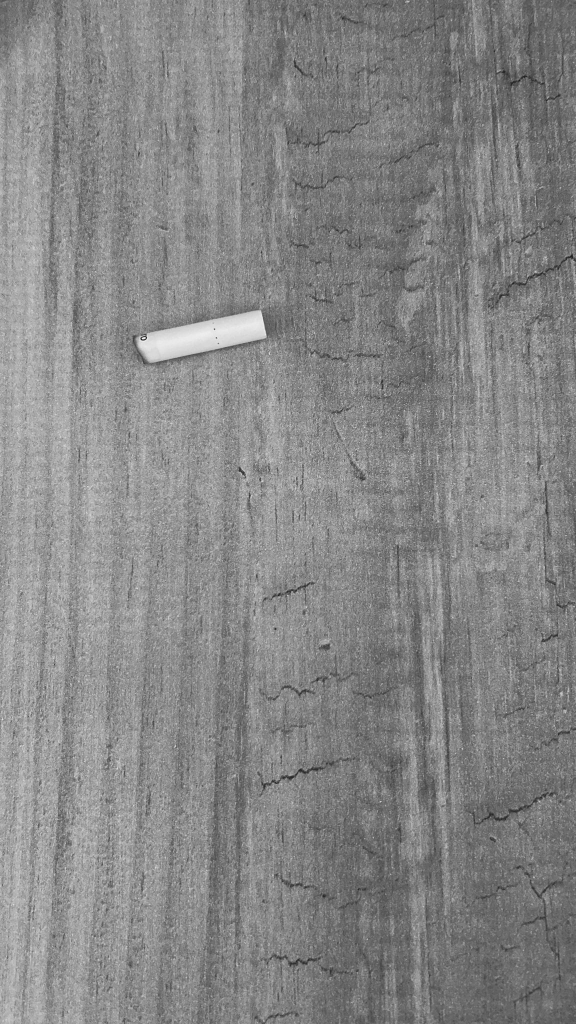
#> input picture photos/img1.pgm, 1152 x 2048 px (shown at 1/2 size)
$ jupyter execute main.ipynb
#> lines starting #> are read from the running program, lines starting #| are printed output that depends on the picture; after the words box and inside, x2 and y2 are one past the last pixel; in counts of white or black regions, pixels touching at a corner belong together
[cell 1]
import cv2
import numpy as np
import matplotlib.pyplot as plt

# Load the image
image = cv2.imread("photos/img1.pgm", 0)
#> image is the input picture: shape (2048, 1152); min 2, max 253, mean 133.7

# Display the original image
plt.imshow(image, cmap="gray")
plt.title("Original Image")
plt.show()

Filtering

Applying a high kernel size Gaussian Blur filter is selected for thresholding the image better by ignoring the edges in the background for the next step.

[cell 2]
# Apply blur to the image
kernelSize = 45
blurKernel = (kernelSize, kernelSize)
sigmaX = 0
blurredImage = cv2.GaussianBlur(image, blurKernel, sigmaX)

# Display the blurred image
plt.imshow(blurredImage, cmap="gray")
plt.title("Blurred Image")
plt.show()

Segmentation

Applying a global threshold to the image will result in detecting the objects.

[cell 3]
# Threshold the image
_, thresholdedImage = cv2.threshold(blurredImage, 175, 255, cv2.THRESH_BINARY)
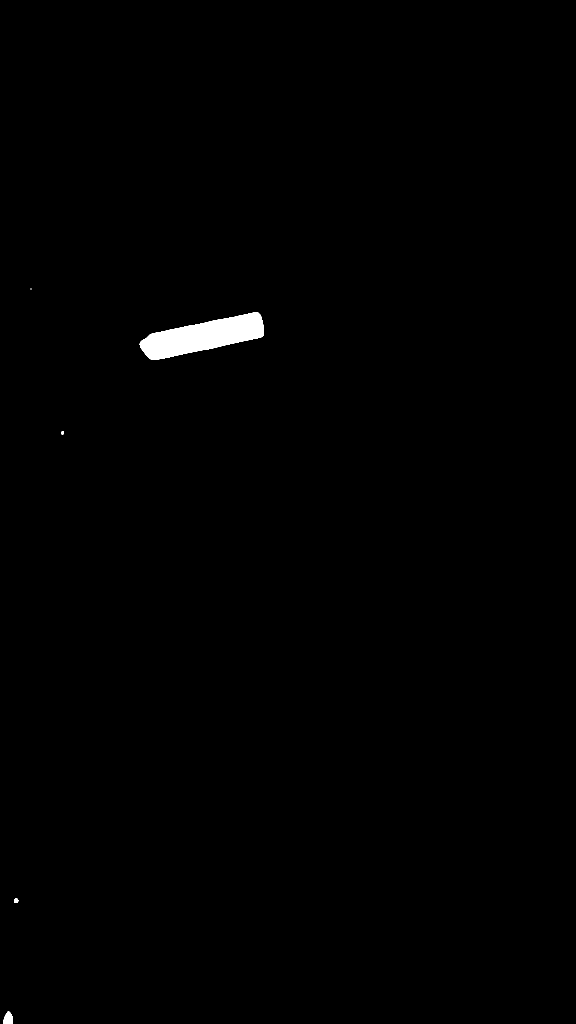
#> thresholdedImage: shape (2048, 1152) (shown at 1/2 size); 0.56% white; 5 white regions (1 under 20 px), largest, box (x1, y1, x2, y2) and area: (279, 625, 528, 720) 12760, (7, 2022, 26, 2048) 372, (28, 1796, 37, 1806) 71, (122, 862, 128, 869) 33

# Display the thresholded image
plt.imshow(thresholdedImage, cmap="gray")
plt.title("Thresholded Image")
plt.show()

Edge Detection

The edges were detected with the Canny Edge Detection Technique.

[cell 4]
# Apply Canny edge detection
edges = cv2.Canny(thresholdedImage, 0, 255)
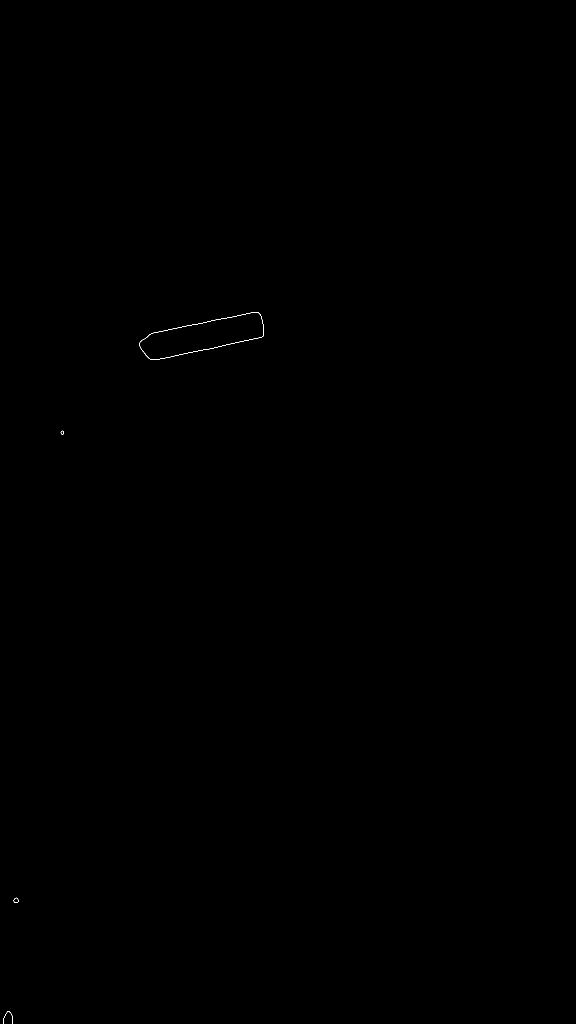
#> edges: shape (2048, 1152) (shown at 1/2 size); 0.03% white in thin lines or dots, all inside (x1, y1, x2, y2) = (6, 624, 528, 2048)

# Display the edges
plt.imshow(edges, cmap="gray")
plt.title("Edges in the Image")
plt.show()

Morphological Operators

A closing morphological operator was applied to the image to avoid having non-continuous edges during the processing. This operator was used to detect the yellow-filter cigarette butts better by closing the gap between the white tobacco paper and the yellow filter parts.

[cell 5]
kernel = np.ones((20, 20), np.uint8)

# Perform closing operation (dilation followed by erosion)
closingMorph = cv2.morphologyEx(edges, cv2.MORPH_CLOSE, kernel)
#> closingMorph: shape (2048, 1152); 0.06% white; 4 white regions, box (x1, y1, x2, y2) and area: (279, 625, 529, 721) 698, (0, 2023, 27, 2048) 503, (28, 1796, 38, 1807) 84, (122, 862, 129, 870) 40

plt.imshow(closingMorph, cmap="gray")
plt.title("Closing Morphological Operator")
plt.show()

Connected Component Analysis

Connected component analysis done by eight connected object. Objects are labeled.

[cell 6]
numLabels, labels, stats, centroids = cv2.connectedComponentsWithStats(
    closingMorph, connectivity=8
)
#> labels: shape (2048, 1152) int32; 5 distinct labels, from 0 to 4
#> numLabels = 5; stats = [[0, 0, 1152, 2048, 2357971], [279, 625, 250, 96, 698], [122, 862, 7, 8, 40], [28, 1796, 10, 11, 84], [0, 2023, 27, 25, 503]]; centroids = [[575.7, 1023.4], [398.1, 673.9], [125.4, 865.9], [32.73, 1801.6], [13.9, 2037.7]]

Feature Extraction

Feature extraction was used by detecting the contours in the image. Then, the contour areas were calculated and thresholded by low and high area values. This is required to detect the area of a standard cigarette butt than the other areas.

[cell 7]
# Create a black canvas to draw contours
contourImage = np.zeros_like(image)

numCigButts = 0

# Iterate through each component (except the background)
for label in range(1, numLabels):
    mask = (labels == label).astype(np.uint8) * 255  # Create a mask for each component
    contours, _ = cv2.findContours(mask, cv2.RETR_EXTERNAL, cv2.CHAIN_APPROX_SIMPLE)

    for contour in contours:
        # Calculate contour area
        area = cv2.contourArea(contour)

        # Set a threshold for the minimum contour area to keep
        minArea = 3000  # You can adjust this threshold as needed
        maxArea = 15000  # You can adjust this threshold as needed

        # Draw rectangles over the detected cigarette butts and place labels
        # Determine the position and size of the rectangles to point at the cigarette butts
        x, y, w, h = cv2.boundingRect(
            contour
        )  # x: axis, y: ordinate, w: width, h: height

        if area > minArea and area < maxArea:
            numCigButts += 1
            cv2.rectangle(image, (x, y), (x + w, y + h), (255, 0, 0), 5)
            rectLabel = f"Cigarette Butt {numCigButts}"
            cv2.putText(
                image, rectLabel, (x, y - 10), cv2.FONT_HERSHEY_SIMPLEX, 1, (0, 255, 0), 3
            )
#> this loop made 4 passes
#> pass 2, `mask = (labels == label).astype(np.uint8) * 255`:
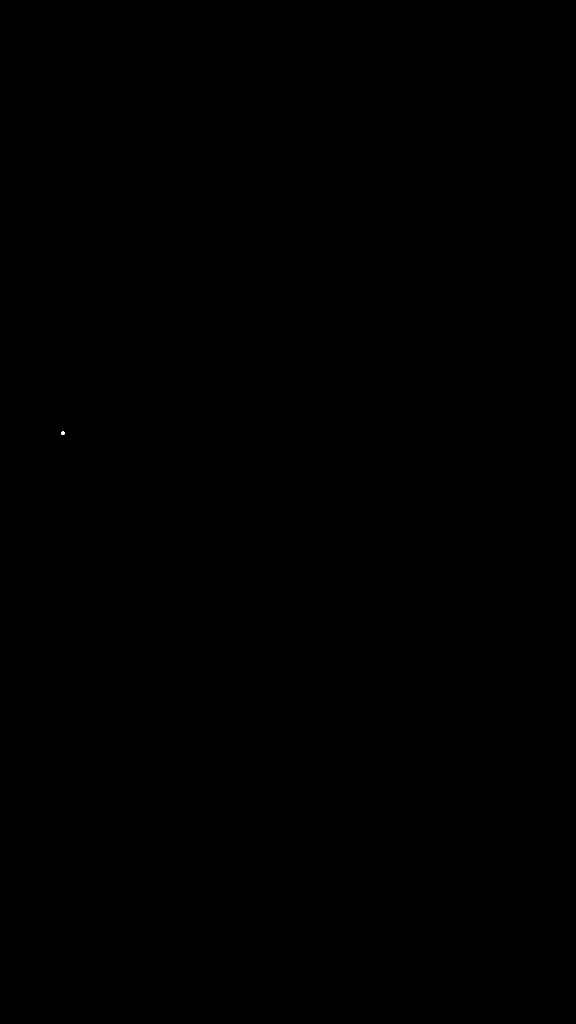
#> mask: shape (2048, 1152) (shown at 1/2 size); 0% white; 1 white region, box (x1, y1, x2, y2) and area: (122, 862, 129, 870) 40
#> after the loop:
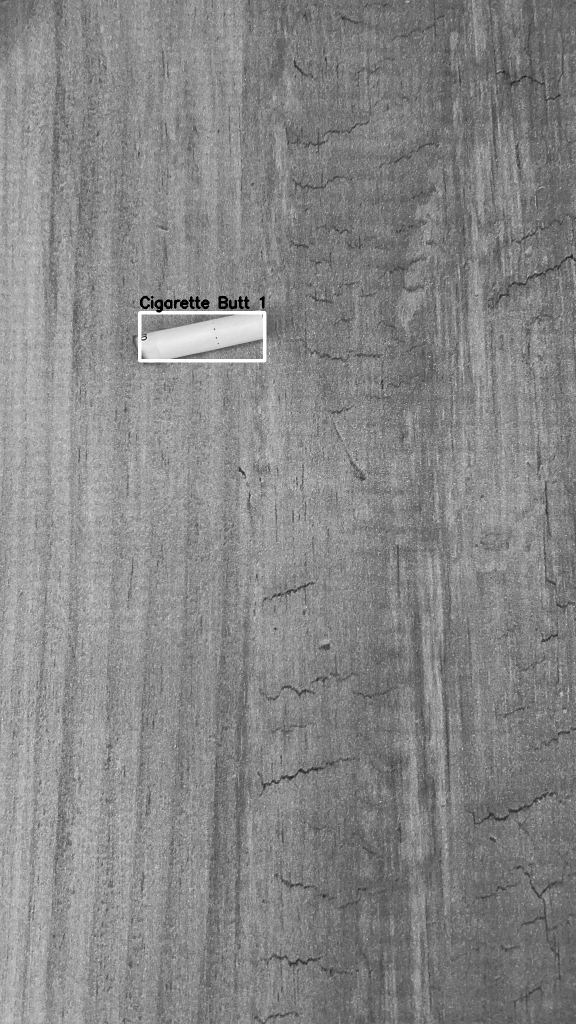
#> image: shape (2048, 1152) (shown at 1/2 size); 0.32% of pixels changed, all inside (x1, y1, x2, y2) = (276, 591, 533, 725)
#> after the loop: mask: shape (2048, 1152); 0.02% white; 1 white region, box (x1, y1, x2, y2) and area: (0, 2023, 27, 2048) 503
#> after the loop, numCigButts = 1

$ run again, with photos/img2.pgm copied over photos/img1.pgm
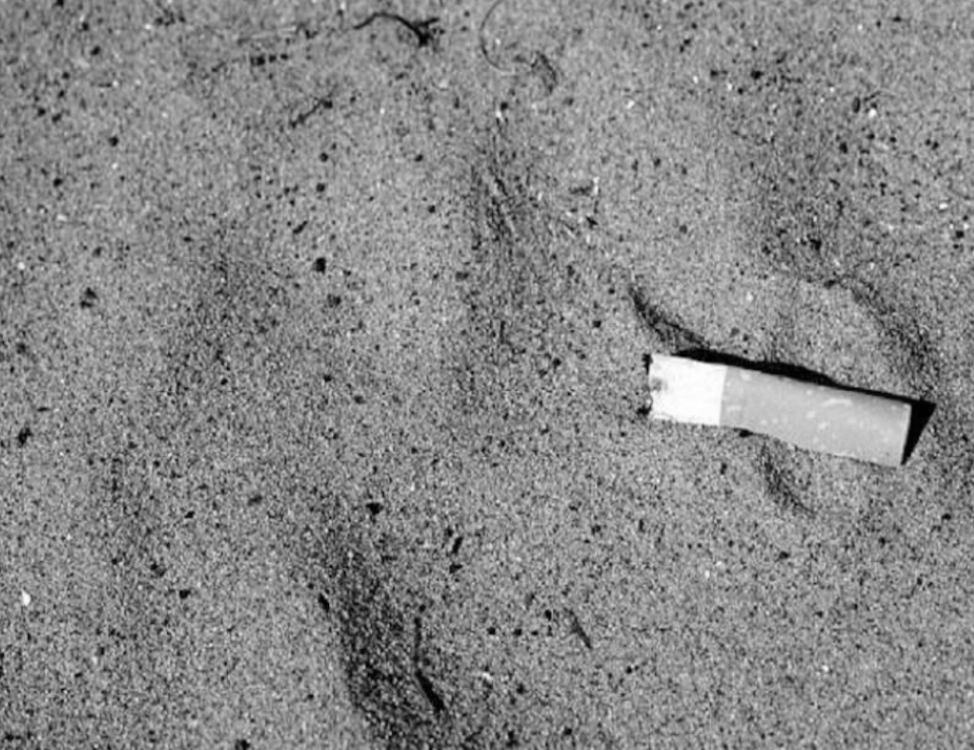
#> input picture photos/img2.pgm, 974 x 750 px
#> image is the input picture: shape (750, 974); min 0, max 255, mean 135.2
#> `_, thresholdedImage = cv2.threshold(blurredImage, 175, 255, cv2.THRESH..`:
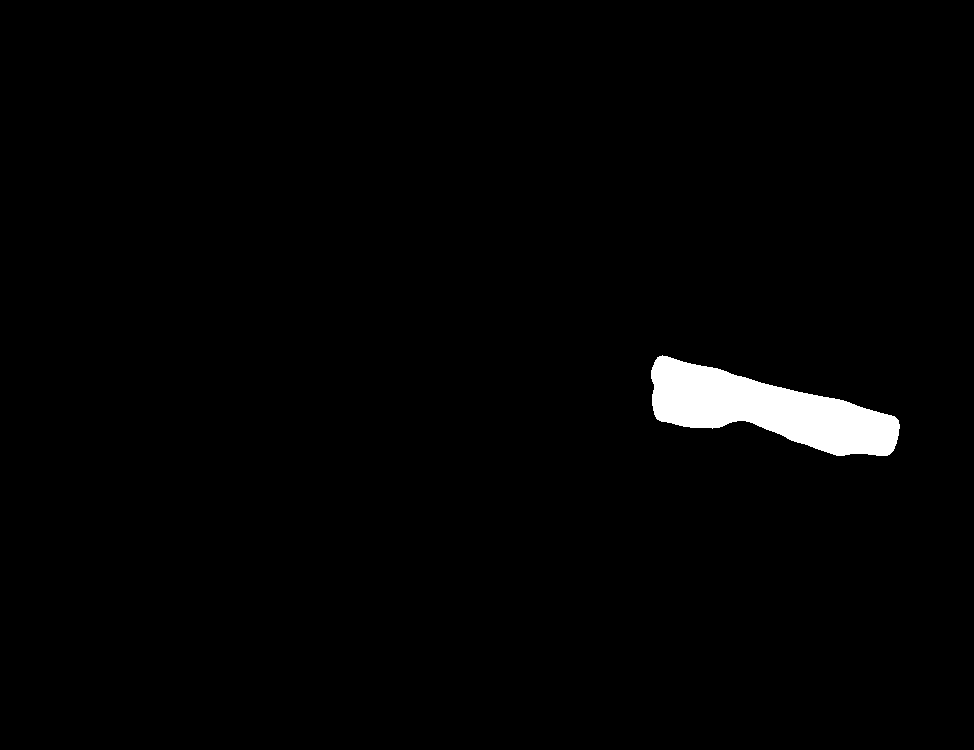
#> thresholdedImage: shape (750, 974); 1.8% white; 1 white region, box (x1, y1, x2, y2) and area: (651, 355, 900, 456) 12887
#> edges: shape (750, 974); 0.08% white in thin lines or dots, all inside (x1, y1, x2, y2) = (650, 355, 900, 456)
#> closingMorph: shape (750, 974); 0.11% white in thin lines or dots, all inside (x1, y1, x2, y2) = (651, 356, 901, 457)
#> numLabels = 2; stats = [[0, 0, 974, 750, 729668], [651, 356, 250, 101, 832]]; centroids = [[486.2, 374.5], [760.8, 408.9]]
#> after the loop `for label in range(1, numLabels):`:
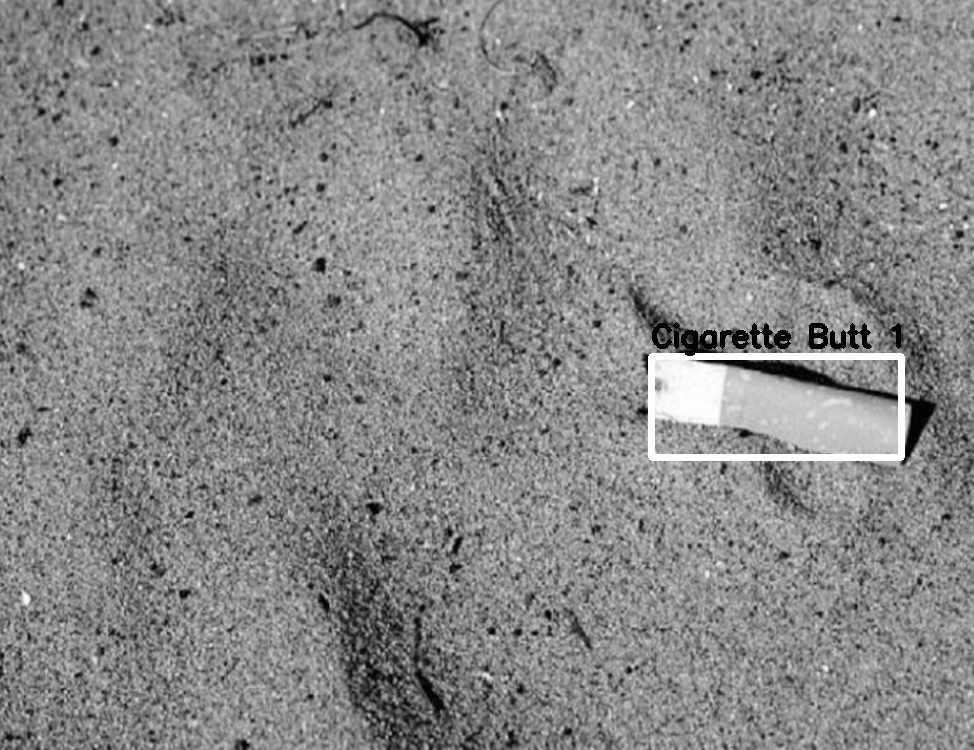
#> image: shape (750, 974); 1.05% of pixels changed, all inside (x1, y1, x2, y2) = (648, 322, 905, 461)
#> after the loop `for label in range(1, numLabels):`: numCigButts = 1

$ run again, with photos/img3.pgm copied over photos/img1.pgm
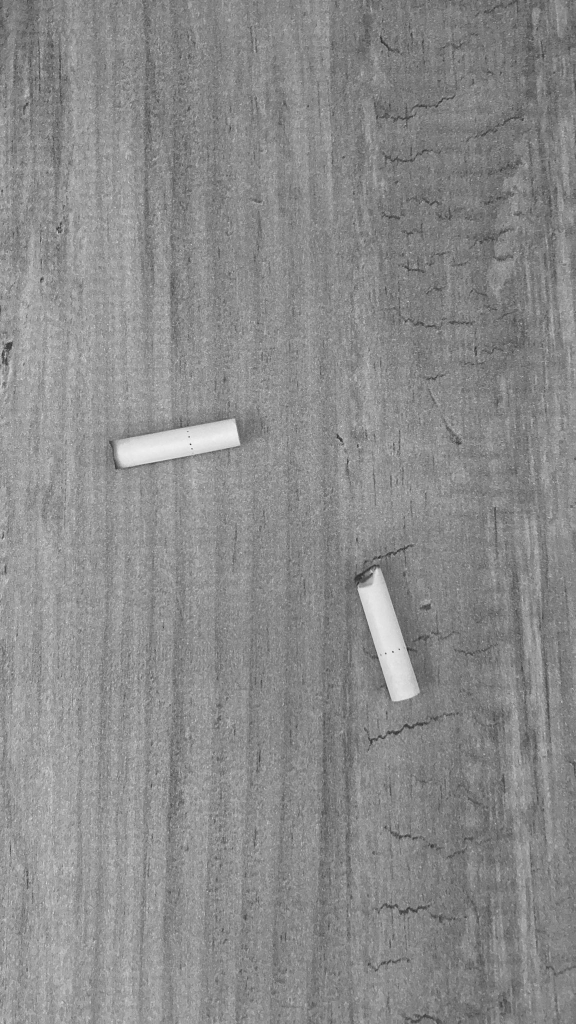
#> input picture photos/img3.pgm, 1152 x 2048 px (shown at 1/2 size)
#> image is the input picture: shape (2048, 1152); min 26, max 245, mean 138.1
#> `_, thresholdedImage = cv2.threshold(blurredImage, 175, 255, cv2.THRESH..`:
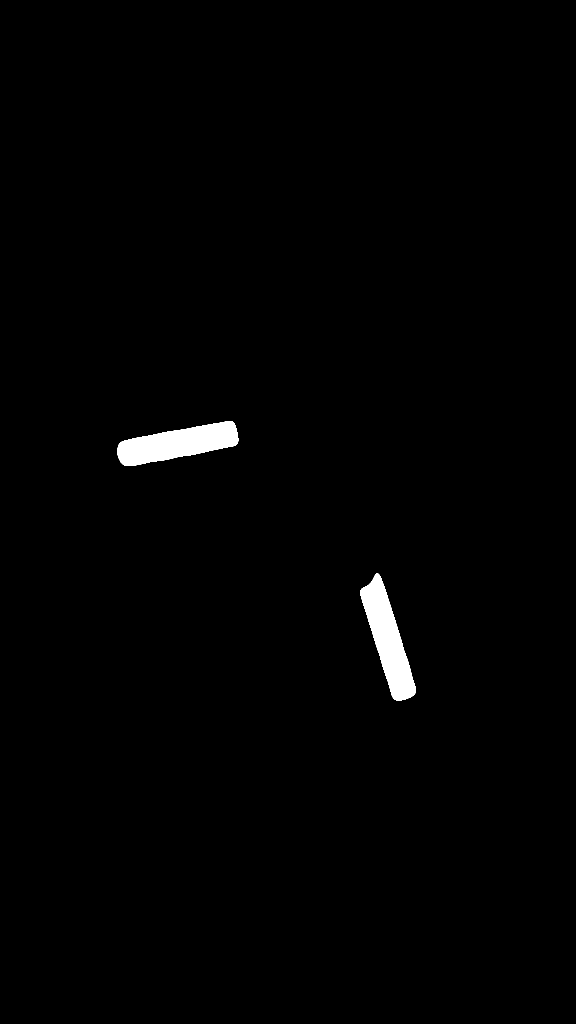
#> thresholdedImage: shape (2048, 1152) (shown at 1/2 size); 1.1% white; 2 white regions, box (x1, y1, x2, y2) and area: (235, 842, 477, 932) 12643, (720, 1147, 832, 1401) 12355
#> edges: shape (2048, 1152); 0.05% white in thin lines or dots, all inside (x1, y1, x2, y2) = (234, 841, 832, 1401)
#> closingMorph: shape (2048, 1152); 0.06% white in thin lines or dots, all inside (x1, y1, x2, y2) = (235, 842, 833, 1402)
#> labels: shape (2048, 1152) int32; 3 distinct labels, from 0 to 2
#> numLabels = 3; stats = [[0, 0, 1152, 2048, 2357842], [235, 842, 243, 91, 639], [720, 1147, 113, 255, 815]]; centroids = [[575.5, 1023.5], [360.2, 887.1], [771.7, 1252.3]]
#> after the loop `for label in range(1, numLabels):`:
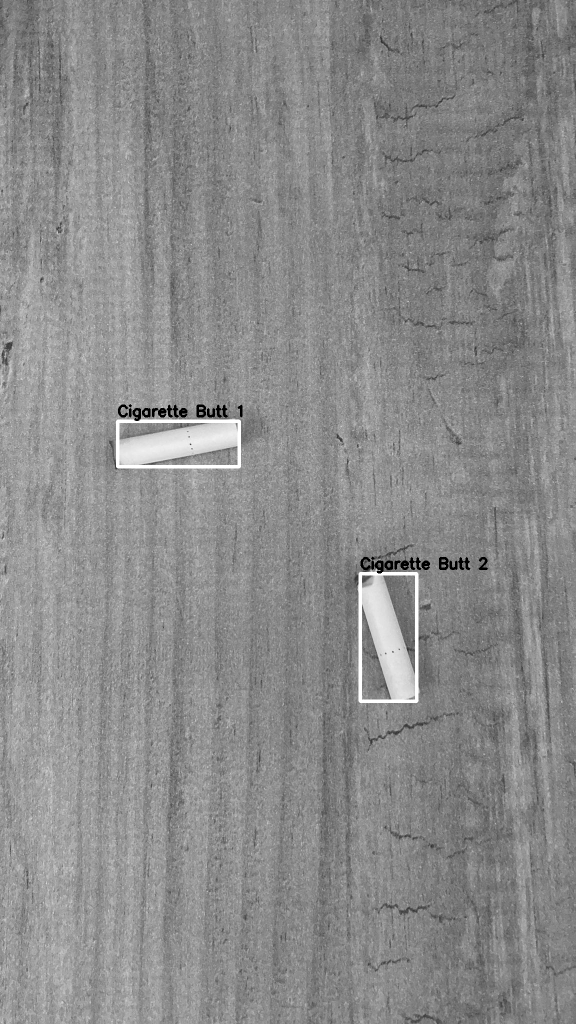
#> image: shape (2048, 1152) (shown at 1/2 size); 0.65% of pixels changed, all inside (x1, y1, x2, y2) = (232, 808, 976, 1406)
#> after the loop `for label in range(1, numLabels):`: numCigButts = 2
